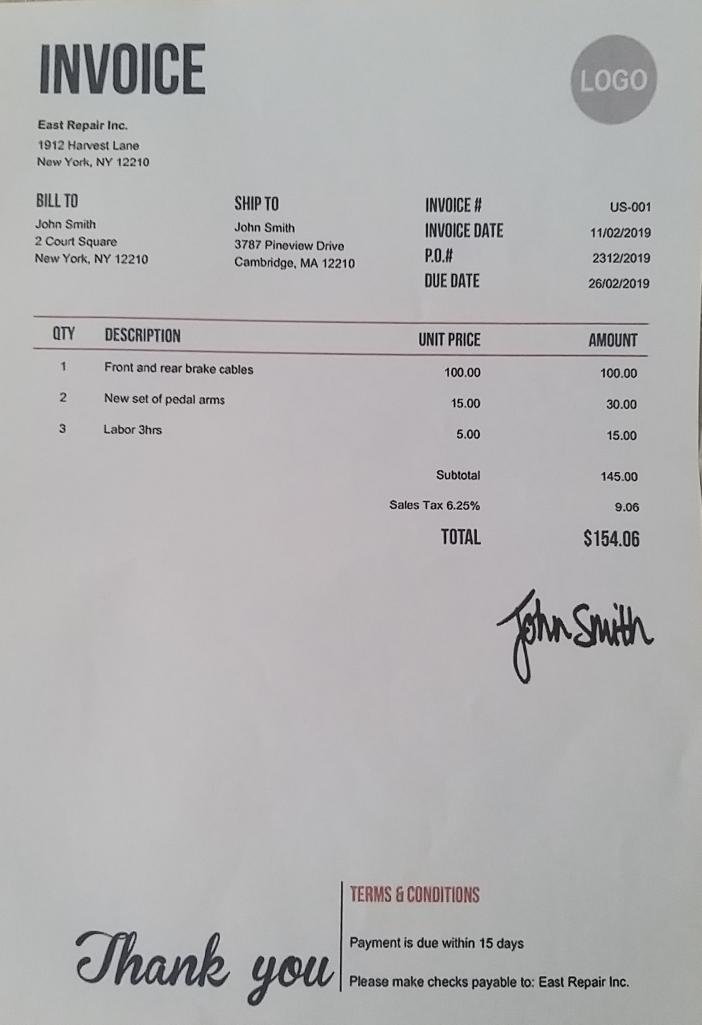
#> input picture data/in.jpg, 3507 x 5121 px (shown at 1/5 size)
$ python pos.py
#> lines starting #> are read from the running program, lines starting #| are printed output that depends on the picture
# Import the required libraries
from tkinter import *
from tkinter import ttk
from PIL import ImageTk, Image
import cv2

# Read input form image
img = cv2.imread('data/in.jpg')
#> img is the input picture: shape (5121, 3507, 3); mean B, G, R 177.6, 176.8, 177.4

new_size = (750, 1061)
img = cv2.resize(img, new_size)
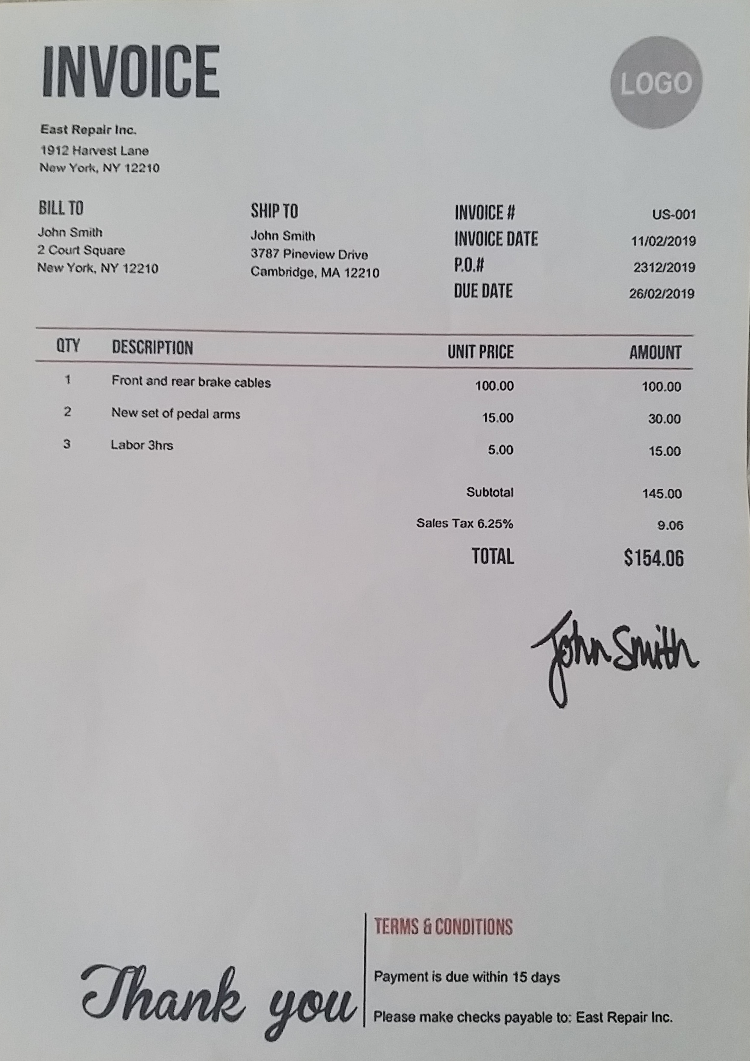
#> img: shape (1061, 750, 3); mean B, G, R 177.5, 176.7, 177.3
# Find shape of the image in opencv
height, width, channel = img.shape
#> height = 1061; width = 750; channel = 3
frame_width = width // 1
#> frame_width = 750
frame_height = height // 1
#> frame_height = 1061

# Resize image opencv
img = cv2.resize(img, (frame_width, frame_height))
# Save image opencv
cv2.imwrite('resized_image.jpg', img)

# Create an instance of tkinter frame or window
win = Tk()

# Set the size of the window as per input form size
win.geometry(str(frame_width) + "x" + str(frame_height))


# Define a function to draw mouse click point with tkinter
def draw_point(event):
    x1 = event.x
    y1 = event.y
    x2 = event.x
    y2 = event.y
    # Draw an oval in the given co-ordinates
    canvas.create_oval(x1, y1, x2, y2, fill="green", width=7)
    # Print mouse clicked coordinate
    print("Position = ({0},{1})".format(event.x, event.y))


# Create a canvas widget
canvas = Canvas(win, width=frame_width, height=frame_height, background="white")
canvas.pack()
canvas.place(anchor='center', relx=0.5, rely=0.5)

# Create an object of tkinter ImageTk
# Display image in tkinter canvas
img = ImageTk.PhotoImage(Image.open('resized_image.jpg'))
canvas.create_image(0, 0, image=img, anchor=NW)

canvas.grid(row=0, column=0)
canvas.bind('<Button-1>', draw_point)
# Run loop forever ImageTk
win.mainloop()
